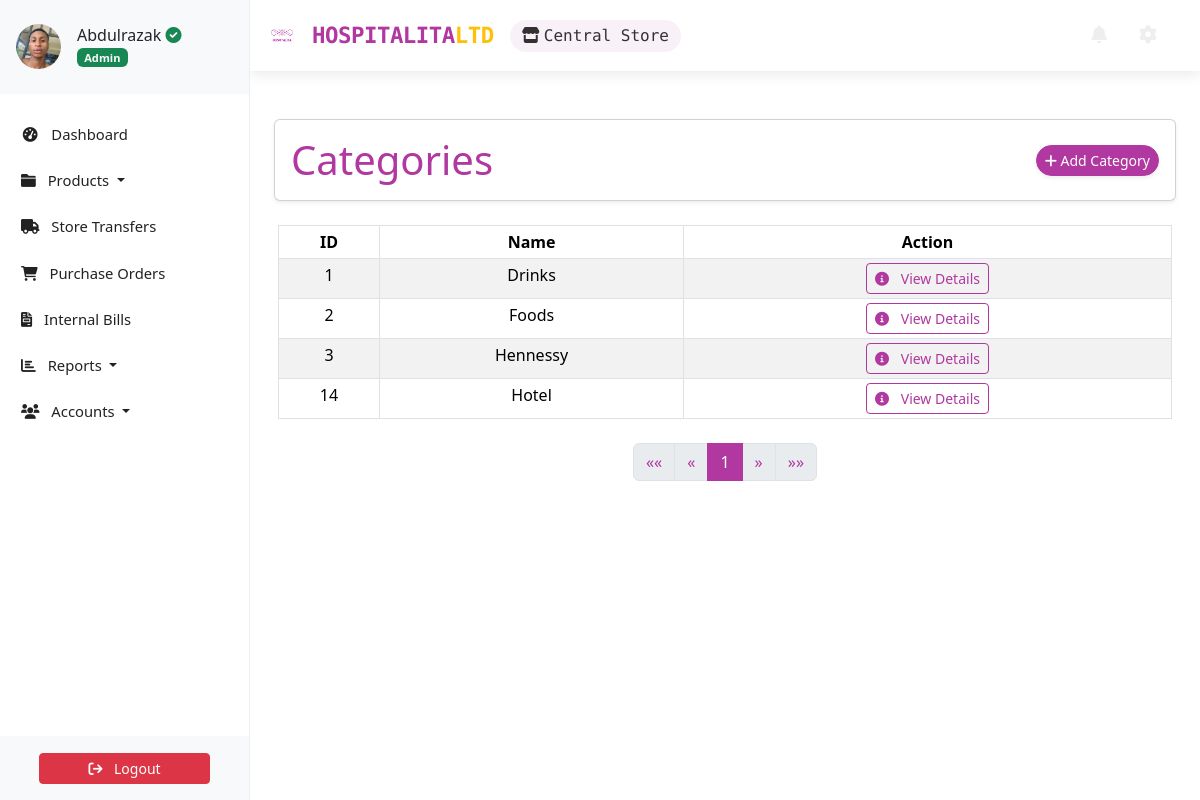
The page /categories/ (signed in) on the database its author committed.
### accounts/models.py (models this page shows, shortened)
class Profile(AbstractBaseUser, PermissionsMixin):
    email = models.EmailField(unique=True, max_length=150)
    first_name = models.CharField(max_length=30, blank=True)
    last_name = models.CharField(max_length=30, blank=True)
    telephone = PhoneNumberField(null=True, blank=True)
    store = models.ForeignKey('store.Store', on_delete=models.CASCADE, null=True, blank=True, related_name='user')
    profile_picture = ProcessedImageField(
        default='profile_pics/default.jpg',
        upload_to='profile_pics',
        format='JPEG',
        processors=[ResizeToFill(150, 150)],
        options={'quality': 100}
    )
    status = models.CharField(max_length=12, choices=STATUS_CHOICES, default='INA')
    role = models.CharField(max_length=12, choices=ROLE_CHOICES, blank=True, null=True)
    slug = AutoSlugField(unique=True, populate_from='email')
    date_joined = models.DateTimeField(auto_now_add=True,  blank=True, null=True)
    last_login = models.DateTimeField(null=True, blank=True)
    is_active = models.BooleanField(default=True)
    is_staff = models.BooleanField(default=False)  # required by admin
    objects = ProfileManager()
    USERNAME_FIELD = 'email'
    REQUIRED_FIELDS = []  # optional: add first_name, last_name
    class Meta:
        verbose_name = 'Profile'
        verbose_name_plural = 'Profiles'

### store/models.py (models this page shows, shortened)
class Store(models.Model):
    name = models.CharField(max_length=100)
    address = models.TextField(blank=True)
    contact_number = models.CharField(max_length=15, blank=True)
    central = models.BooleanField(default=False)  # Indicates the central store (admin's primary)

class Category(models.Model):
    name = models.CharField(max_length=50)
    slug = AutoSlugField(unique=True, populate_from='name')
    class Meta:
        verbose_name_plural = 'Categories'

### store/views.py (the view)
class CategoryListView(LoginRequiredMixin, ListView):
    model = Category
    template_name = 'store/category_list.html'
    context_object_name = 'categories'
    paginate_by = 10
    login_url = 'login'

### store/templates/store/category_list.html (shortened to what this page needs)
{% extends 'store/base.html' %}
{% block content %}
<div class="container my-4">
    <div class="card shadow-sm rounded p-3">
        <div class="row align-items-center">
            <div class="col-md-6">
                <h4 class="display-6 mb-0 text-brand">Categories</h4>
            </div>
            <div class="col-md-6 d-flex justify-content-end gap-2">
                <a class="btn btn-brand btn-sm rounded-pill shadow-sm" href="{% url 'category-create' %}">
                    <i class="fa-solid fa-plus"></i> Add Category
                </a>
            </div>
        </div>
    </div>
</div>
<div class="container px-3">
    <table class="table table-sm table-striped table-bordered">
        <thead class="thead-light">
            <tr>
                <th>ID</th>
                <th>Name</th>
                <th>Action</th>
            </tr>
        </thead>
        <tbody>
            {% for category in page_obj %}
            <tr>
                <td>{{ category.pk }}</td>
                <td>{{ category.name }}</td>
                <td>
                    <a href="{% url 'category-detail' category.pk %}" class="btn btn-outline-brand btn-sm">
                        <i class="fa-solid fa-info-circle me-2"></i> View Details
                    </a>
                </td>
            </tr>
            {% endfor %}
        </tbody>
    </table>
    <div class="d-flex justify-content-center mt-4">
        <nav aria-label="Page navigation">
            <ul class="pagination">
                {% if page_obj.has_previous %}
                <li class="page-item">
                    <a class="page-link" href="?page=1" aria-label="First">
                        <span aria-hidden="true">&laquo;&laquo;</span>
                    </a>
                </li>
                <li class="page-item">
                    <a class="page-link" href="?page={{ page_obj.previous_page_number }}" aria-label="Previous">
                        <span aria-hidden="true">&laquo;</span>
                    </a>
                </li>
                {% else %}
                <li class="page-item disabled">
                    <a class="page-link" aria-label="First">
                        <span aria-hidden="true">&laquo;&laquo;</span>
                    </a>
                </li>
                <li class="page-item disabled">
                    <a class="page-link" aria-label="Previous">
                        <span aria-hidden="true">&laquo;</span>
                    </a>
                </li>
                {% endif %}
                {% for num in page_obj.paginator.page_range %}
                {% if page_obj.number == num %}
                <li class="page-item active"><a class="page-link">{{ num }}</a></li>
                {% elif num > page_obj.number|add:'-3' and num < page_obj.number|add:'3' %}
                <li class="page-item"><a class="page-link" href="?page={{ num }}">{{ num }}</a></li>
                {% endif %}
                {% endfor %}
                {% if page_obj.has_next %}
                <li class="page-item">
                    <a class="page-link" href="?page={{ page_obj.next_page_number }}" aria-label="Next">
                        <span aria-hidden="true">&raquo;</span>
                    </a>
                </li>
                <li class="page-item">
                    <a class="page-link" href="?page={{ page_obj.paginator.num_pages }}" aria-label="Last">
                        <span aria-hidden="true">&raquo;&raquo;</span>
                    </a>
                </li>
                {% else %}
                <li class="page-item disabled">
                    <a class="page-link" aria-label="Next">
                        <span aria-hidden="true">&raquo;</span>
                    </a>
                </li>
                <li class="page-item disabled">
                    <a class="page-link" aria-label="Last">
                        <span aria-hidden="true">&raquo;&raquo;</span>
                    </a>
                </li>
                {% endif %}
            </ul>
        </nav>
    </div>
</div>
{% endblock %}

### store/templates/store/base.html (shortened to what this page needs)
<!DOCTYPE html>
<html lang="en">
    <head>
        {% load static %}
        <link href="https://cdn.jsdelivr.net/npm/bootstrap@5.3.3/dist/css/bootstrap.min.css" rel="stylesheet">
        <link rel="stylesheet" type="text/css" href="https://unpkg.com/@webpixels/css@1.1.5/dist/index.css">
        <link rel="stylesheet" href="{% static '/css/style.css' %}" type="text/css">
        <link rel="stylesheet" href="https://cdnjs.cloudflare.com/ajax/libs/font-awesome/5.15.4/css/all.min.css">
    </head>
    <body>
        {% include "store/sidebar.html" %}
        <section id="wrapper">
          <nav class="navbar navbar-expand-md navbar-light">
            <div class="container-fluid">
                <div class="d-flex align-items-center">
                    <a class="navbar-brand" href="{% url 'dashboard' %}" style="color: #b038a0;">
                        <img src="{% static 'images/logo/hospitalialogo.png' %}" alt="Hospitalita Logo" class="navbar-logo">
                        HOSPITALITA<span class="text-warning">LTD</span>
                    </a>
                    {% if request.user.is_authenticated and request.user.store %}
                    <div class="store-display">
                        <i class="fas fa-store me-1"></i>{{ request.user.store.name }}
                    </div>
                    {% endif %}
                </div>
                <div class="collapse navbar-collapse" id="toggle-navbar">
                    <ul class="navbar-nav ms-auto align-items-center">
                        <li class="nav-item me-3">
                            <a class="nav-link position-relative nav-icon" href="{% url 'notifications' %}">
                                <i class="fa fa-bell"></i>
                            </a>
                        </li>
                        <li class="nav-item me-2">
                            <a class="nav-link nav-icon" href="/hospitalita-admin/" title="Admin Dashboard">
                                <i class="fas fa-cog"></i>
                            </a>
                        </li>
                    </ul>
                </div>
            </div>
        </nav>
          <main class="container py-4">
            {% block content %}{% endblock content %}
          </main>
        </section>
    </body>
</html>

### store/templates/store/sidebar.html (shortened to what this page needs)
<link href="https://cdn.jsdelivr.net/npm/bootstrap@5.3.3/dist/css/bootstrap.min.css" rel="stylesheet">
<link href="https://cdnjs.cloudflare.com/ajax/libs/font-awesome/6.0.0-beta3/css/all.min.css" rel="stylesheet">
<aside class="sidebar position-fixed top-0 left-0 overflow-auto h-100 bg-white text-dark" id="show-side-navigation1">
    <div class="sidebar-header d-flex align-items-center px-3 py-4 border-bottom border-light" style="background-color:#f8f9fa ;">
        <div class="d-flex align-items-center text-decoration-none text-dark">
            <img class="rounded-circle img-fluid" id="sidebar-img" width="45" src="{{ request.user.profile_picture.url }}" alt="Profile Picture" />
            <div class="ms-3">
                <h5 class="fs-6 mb-0">
                    {{ request.user.first_name }}{% if request.user.role == 'AD' %} <i class="fa-solid fa-circle-check text-success"></i>{% endif %}
                </h5>
                <span class="badge bg-success text-light">
                    {% if request.user.role == 'AD' %}
                        Admin
                    {% elif request.user.role == 'EX' %}
                        Executive
                    {% else %}
                        Operative
                    {% endif %}
                </span>
            </div>
        </div>
    </div>
    <div class="nav-container">
        <ul class="nav flex-column mt-3">
            <li class="nav-item mb-2">
                <a class="nav-link {% if request.resolver_match.url_name == 'dashboard' %}active{% endif %}" href="{% url 'dashboard' %}">
                    <i class="fa fa-tachometer-alt fa-fw me-2"></i> Dashboard
                </a>
            </li>
            <li class="nav-item mb-2 dropdown">
                <a class="nav-link {% if request.resolver_match.url_name == 'productslist' %}active{% endif %} dropdown-toggle" href="#" id="productsDropdown" role="button" data-bs-toggle="dropdown" aria-expanded="false">
                    <i class="fa fa-folder me-2"></i> Products
                </a>
            </li>
            <li class="nav-item mb-2">
                {% if request.user.store.central %}
                <a class="nav-link {% if request.resolver_match.url_name == 'transfer-create' or request.resolver_match.url_name == 'transferslist' %}active{% endif %}" href="{% url 'transferslist' %}">
                    <i class="fa fa-truck fa-fw me-2"></i> Store Transfers
                </a>
                {% else %}
                <a class="nav-link {% if request.resolver_match.url_name == 'saleslist' %}active{% endif %}" href="{% url 'saleslist' %}">
                    <i class="fa fa-shopping-bag fa-fw me-2"></i> Sales Orders
                </a>
                {% endif %}
            </li>
            <li class="nav-item mb-2">
                <a class="nav-link {% if request.resolver_match.url_name == 'purchaseorderslist' %}active{% endif %}" href="{% url 'purchaseorderslist' %}">
                    <i class="fa fa-shopping-cart me-2"></i> Purchase Orders
                </a>
            </li>
            <li class="nav-item mb-2">
                <a class="nav-link {% if request.resolver_match.url_name == 'usage_list' %}active{% endif %}" href="{% url 'usage_list' %}">
                    <i class="fa-solid fa-file-invoice me-2"></i> Internal Bills
                </a>
            </li>
            <li class="nav-item mb-2 dropdown">
                <a class="nav-link  dropdown-toggle" href="#" id="reportsDropdown" role="button" data-bs-toggle="dropdown" aria-expanded="false">
                    <i class="fa fa-chart-bar me-2"></i> Reports
                </a>
            </li>
            <li class="nav-item mb-2 dropdown">
                <a class="nav-link  dropdown-toggle" href="#" id="accountsDropdown" role="button" data-bs-toggle="dropdown" aria-expanded="false">
                    <i class="fa fa-users me-2"></i> Accounts
                </a>
            </li>
        </ul>
    </div>
    <div class="sidebar-footer position-absolute bottom-0 w-100 text-center py-3 bg-light border-top border-light">
        <form method="post" action="{% url 'user-logout' %}">
            <button type="submit" class="btn btn-danger btn-sm w-75">
                <i class="fa fa-sign-out me-2"></i> Logout
            </button>
        </form>
    </div>
</aside>

### rows shown on the page
Profile: user.profile_picture (picture), user.first_name "Abdulrazak", user.store.name "Central Store"
Category: pk "1", name "Drinks"
Category: pk "2", name "Foods"
Category: pk "3", name "Hennessy"
Category: pk "14", name "Hotel"

### other values the page prints
{{ num }} "1"
